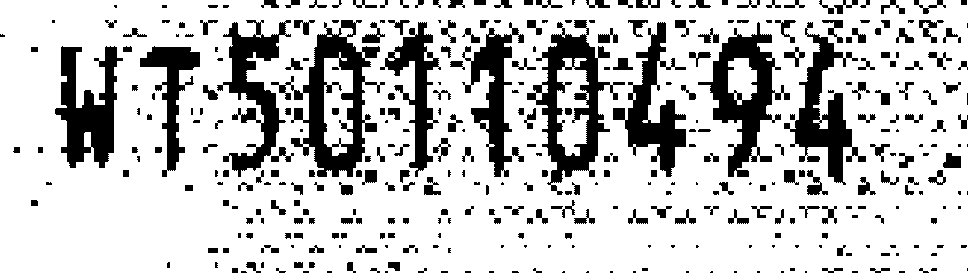
#> input picture hw3/images/binary/3.bmp, 968 x 273 px
$ python 3.py
#> lines starting #> are read from the running program, lines starting #| are printed output that depends on the picture; after the words box and inside, x2 and y2 are one past the last pixel; in counts of white or black regions, pixels touching at a corner belong together
import cv2
import os


export_dir = '../../results/binary'
if not os.path.isdir(export_dir):
    os.makedirs(export_dir)
img = cv2.imread("../../images/binary/3.bmp")
#> img is the input picture: shape (273, 968, 3); 77.5% white; 382 black regions (141 under 20 px), largest, box (x1, y1, x2, y2) and area: (271, 20, 385, 177) 5887, (527, 20, 625, 195) 5457, (698, 22, 790, 177) 5003


kernel1 = cv2.getStructuringElement(cv2.MORPH_RECT, (2, 15))
kernel2 = cv2.getStructuringElement(cv2.MORPH_RECT, (8, 8))
kernel3 = cv2.getStructuringElement(cv2.MORPH_RECT, (15, 2))

dilate_img = cv2.dilate(img, kernel1)
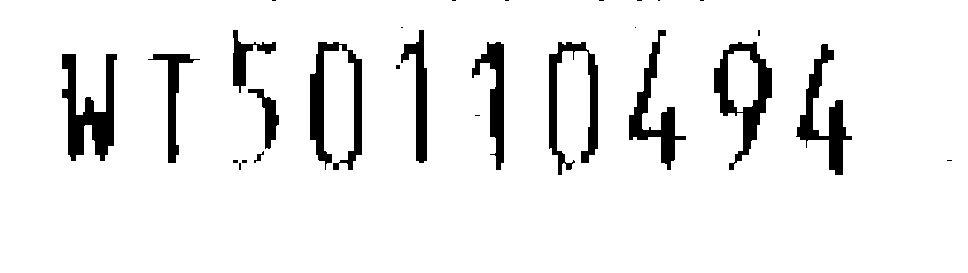
#> dilate_img: shape (273, 968, 3); 92.2% white; 28 black regions (16 under 20 px), largest, box (x1, y1, x2, y2) and area: (62, 54, 117, 161) 2897, (310, 42, 362, 170) 2597, (714, 42, 772, 170) 2444
cv2.imshow("step1", dilate_img)
cv2.waitKey()
erode_img = cv2.erode(dilate_img, kernel2)
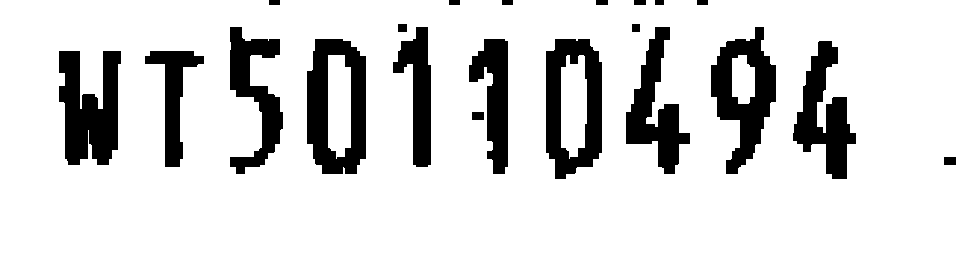
#> erode_img: shape (273, 968, 3); 85% white; 21 black regions, largest, box (x1, y1, x2, y2) and area: (307, 39, 366, 174) 4978, (59, 51, 121, 165) 4906, (711, 27, 776, 174) 4640
cv2.imshow("step2", erode_img)
cv2.waitKey()
cv2.imwrite(os.path.join(export_dir, "3_result1.png"), erode_img)

dilate_img = cv2.dilate(erode_img, kernel3)
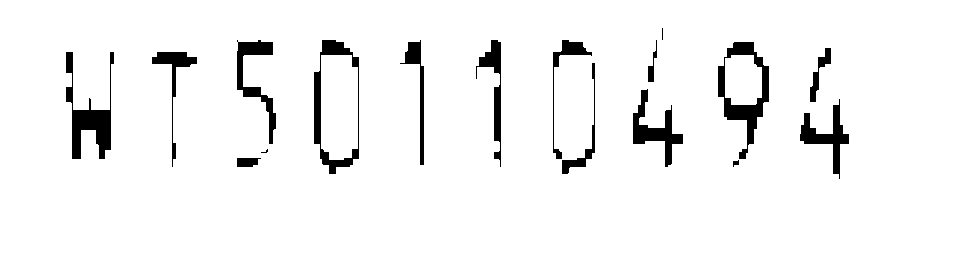
#> dilate_img: shape (273, 968, 3); 95.2% white; 17 black regions (2 under 20 px), largest, box (x1, y1, x2, y2) and area: (718, 42, 769, 159) 1821, (66, 52, 114, 159) 1770, (314, 40, 359, 174) 1465
cv2.imshow("step3", dilate_img)
cv2.waitKey()
erode_img = cv2.erode(dilate_img, kernel2)
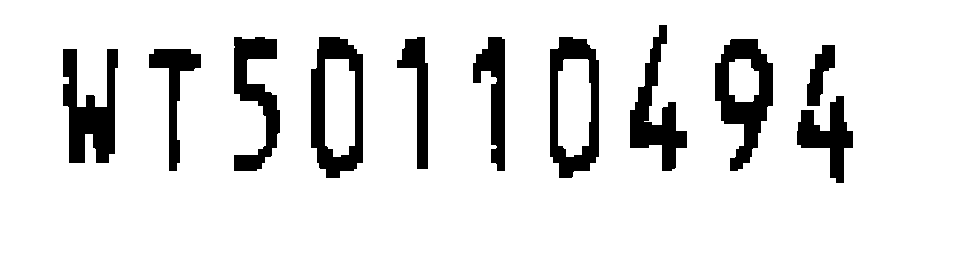
#> erode_img: shape (273, 968, 3); 88.7% white; 11 black regions, largest, box (x1, y1, x2, y2) and area: (715, 39, 773, 171) 3787, (311, 37, 363, 178) 3712, (63, 49, 118, 163) 3639
cv2.imshow("step4", erode_img)
cv2.waitKey()

cv2.imwrite(os.path.join(export_dir, "3.png"), img)
cv2.imwrite(os.path.join(export_dir, "3_result2.png"), erode_img)

$ run again, with hw3/images/binary/1.bmp copied over hw3/images/binary/3.bmp
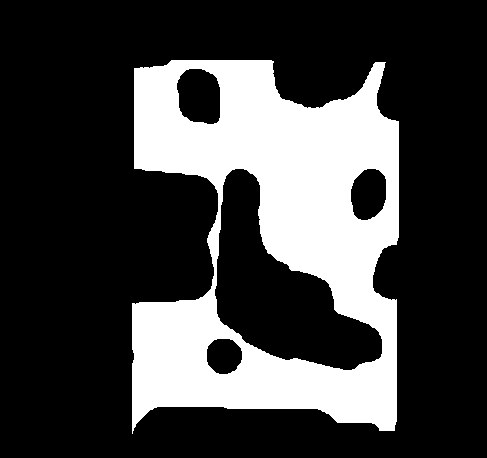
#> input picture hw3/images/binary/1.bmp, 487 x 458 px
#> img is the input picture: shape (458, 487, 3); 25.8% white; 1 white region, box (x1, y1, x2, y2) and area: (132, 60, 399, 434) 57510
#> `dilate_img = cv2.dilate(erode_img, kernel3)`:
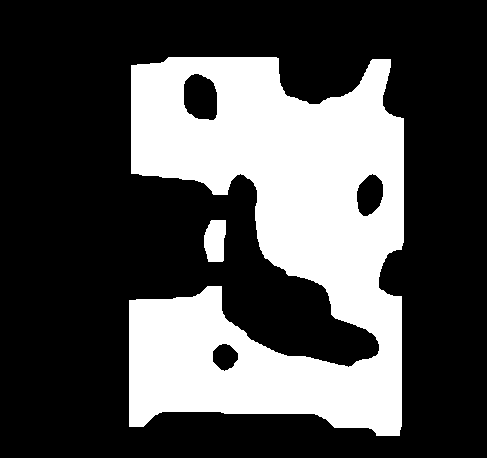
#> dilate_img: shape (458, 487, 3); 30.6% white; 2 white regions, box (x1, y1, x2, y2) and area: (129, 57, 404, 436) 67498, (204, 220, 226, 262) 782
#> `erode_img = cv2.erode(dilate_img, kernel2)`:
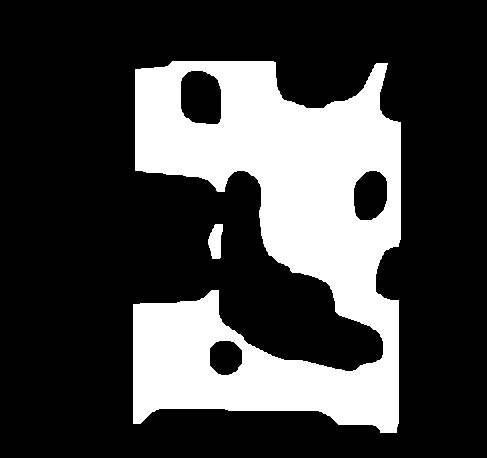
#> erode_img: shape (458, 487, 3); 26.3% white; 2 white regions, box (x1, y1, x2, y2) and area: (133, 61, 401, 433) 58328, (208, 224, 223, 259) 383

$ run again, with hw3/images/binary/4.bmp copied over hw3/images/binary/3.bmp
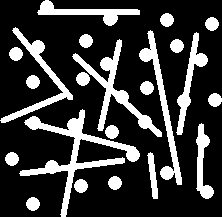
#> input picture hw3/images/binary/4.bmp, 222 x 217 px
#> img is the input picture: shape (217, 222, 3); 22.2% white; 22 white regions, largest, box (x1, y1, x2, y2) and area: (19, 109, 140, 217) 2271, (72, 39, 162, 137) 1502, (139, 30, 182, 185) 1227
#> `dilate_img = cv2.dilate(erode_img, kernel3)`:
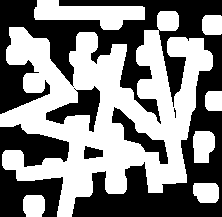
#> dilate_img: shape (217, 222, 3); 51.7% white; 6 black regions (1 under 20 px), largest, box (x1, y1, x2, y2) and area: (0, 0, 222, 217) 17454, (0, 124, 69, 217) 3689, (46, 86, 100, 132) 1043, (112, 107, 168, 164) 907, (84, 146, 103, 159) 182
#> `erode_img = cv2.erode(dilate_img, kernel2)`:
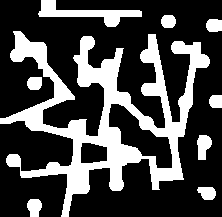
#> erode_img: shape (217, 222, 3); 28.7% white; 9 white regions, largest, box (x1, y1, x2, y2) and area: (0, 31, 210, 217) 11478, (38, 0, 142, 27) 1011, (197, 135, 212, 160) 268
